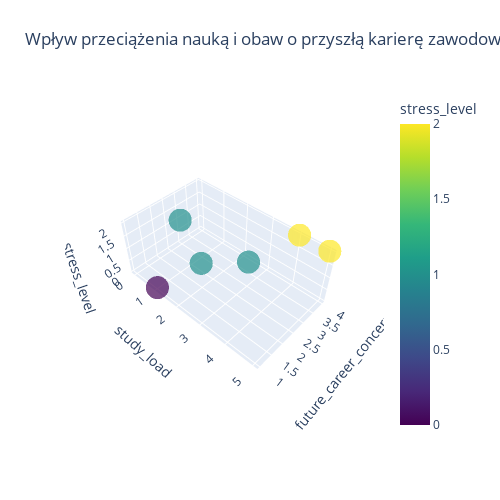

The code cell stored with this chart in its notebook:
### Code cell
fig = px.scatter_3d(df_grouped2, x='study_load', y='future_career_concerns', z='stress_level',
                    title='Wpływ przeciążenia nauką i obaw o przyszłą karierę zawodową na poziom stresu',
                    size_max=6, color='stress_level', opacity=0.7, color_continuous_scale='Viridis')

fig.update_layout(autosize=False, width=500, height=500,
                  margin=dict(l=65, r=50, b=65, t=90))

fig.show()

### Figure 1 — Plotly figure (JSON) as saved in the notebook; plotly's stock layout.template omitted (floating-point values rounded to 4 significant figures)
{"data": [{"hovertemplate": "study_load=%{x}<br>future_career_concerns=%{y}<br>stress_level=%{marker.color}<extra></extra>", "legendgroup": "", "marker": {"color": [1, 0, 1, 1, 2, 2], "coloraxis": "coloraxis", "opacity": 0.7, "symbol": "circle"}, "mode": "markers", "name": "", "scene": "scene", "showlegend": false, "type": "scatter3d", "x": [0, 1, 2, 3, 4, 5], "y": [3, 1, 2, 3, 4, 4], "z": [1, 0, 1, 1, 2, 2]}], "layout": {"autosize": false, "coloraxis": {"colorbar": {"title": {"text": "stress_level"}}, "colorscale": [[0, "#440154"], [0.1111, "#482878"], [0.2222, "#3e4989"], [0.3333, "#31688e"], [0.4444, "#26828e"], [0.5556, "#1f9e89"], [0.6667, "#35b779"], [0.7778, "#6ece58"], [0.8889, "#b5de2b"], [1, "#fde725"]]}, "height": 500, "legend": {"tracegroupgap": 0}, "margin": {"b": 65, "l": 65, "r": 50, "t": 90}, "scene": {"aspectmode": "auto", "aspectratio": {"x": 1.609, "y": 0.9655, "z": 0.6437}, "camera": {"center": {"x": 0, "y": 0, "z": 0}, "eye": {"x": 1.852, "y": -2.005, "z": 2.603}, "projection": {"type": "perspective"}, "up": {"x": 0, "y": 0, "z": 1}}, "domain": {"x": [0, 1], "y": [0, 1]}, "xaxis": {"title": {"text": "study_load"}, "type": "linear"}, "yaxis": {"title": {"text": "future_career_concerns"}, "type": "linear"}, "zaxis": {"title": {"text": "stress_level"}, "type": "linear"}}, "title": {"text": "Wpływ przeciążenia nauką i obaw o przyszłą karierę zawodową na poziom stresu"}, "width": 500}}
